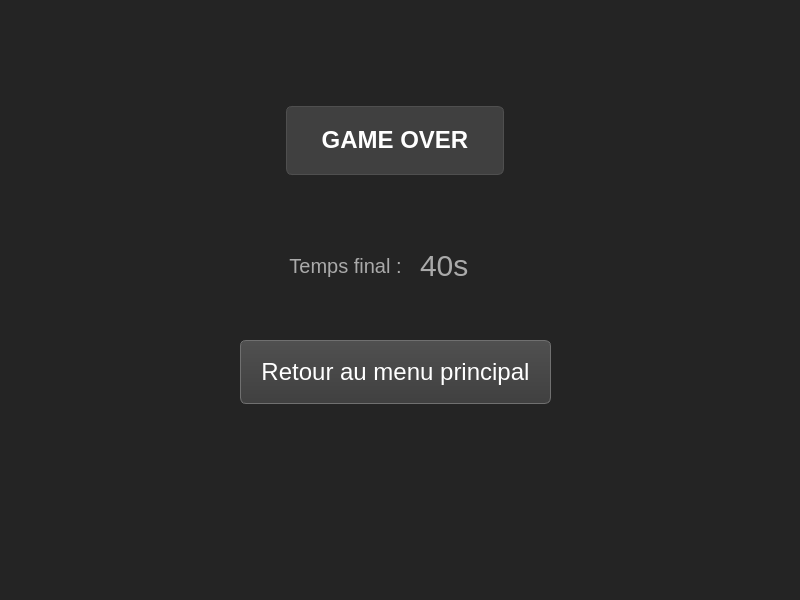
<?xml version="1.0" encoding="UTF-8"?>
<ui version="4.0">
 <class>WindowGameOver2</class>
 <widget class="QMainWindow" name="WindowGameOver2">
  <property name="geometry">
   <rect>
    <x>0</x>
    <y>0</y>
    <width>800</width>
    <height>600</height>
   </rect>
  </property>
  <property name="windowTitle">
   <string>MainWindow</string>
  </property>
  <property name="styleSheet">
   <string notr="true">background-color: rgb(36, 36, 36);</string>
  </property>
  <widget class="QWidget" name="centralwidget">
   <widget class="QPushButton" name="returnButton">
    <property name="geometry">
     <rect>
      <x>240</x>
      <y>340</y>
      <width>311</width>
      <height>64</height>
     </rect>
    </property>
    <property name="autoFillBackground">
     <bool>false</bool>
    </property>
    <property name="styleSheet">
     <string notr="true">color: white;
font-size: 24px;
background-color: #404040;
border-radius: 6px;
border: 1px solid #707070;
background-color: qlineargradient(spread:pad, x1:1, y1:1, x2:1, y2:0, stop:0  #404040, stop:1 #505050);</string>
    </property>
    <property name="text">
     <string>Retour au menu principal</string>
    </property>
    <property name="autoDefault">
     <bool>false</bool>
    </property>
    <property name="default">
     <bool>false</bool>
    </property>
   </widget>
   <widget class="QLabel" name="gameOverLabel">
    <property name="geometry">
     <rect>
      <x>270</x>
      <y>90</y>
      <width>250</width>
      <height>101</height>
     </rect>
    </property>
    <property name="sizePolicy">
     <sizepolicy hsizetype="Maximum" vsizetype="Maximum">
      <horstretch>0</horstretch>
      <verstretch>0</verstretch>
     </sizepolicy>
    </property>
    <property name="minimumSize">
     <size>
      <width>250</width>
      <height>80</height>
     </size>
    </property>
    <property name="sizeIncrement">
     <size>
      <width>400</width>
      <height>400</height>
     </size>
    </property>
    <property name="font">
     <font>
      <pointsize>-1</pointsize>
      <bold>true</bold>
      <kerning>false</kerning>
     </font>
    </property>
    <property name="layoutDirection">
     <enum>Qt::LeftToRight</enum>
    </property>
    <property name="autoFillBackground">
     <bool>false</bool>
    </property>
    <property name="styleSheet">
     <string notr="true">color: white;
font-size: 24px;
background-color: #404040;
border-radius: 6px;
border: 1px solid #4F4F4F;
margin:16px;</string>
    </property>
    <property name="text">
     <string>GAME OVER</string>
    </property>
    <property name="textFormat">
     <enum>Qt::RichText</enum>
    </property>
    <property name="scaledContents">
     <bool>true</bool>
    </property>
    <property name="alignment">
     <set>Qt::AlignCenter</set>
    </property>
    <property name="wordWrap">
     <bool>true</bool>
    </property>
    <property name="textInteractionFlags">
     <set>Qt::NoTextInteraction</set>
    </property>
   </widget>
   <widget class="QLabel" name="finalTimeLabel">
    <property name="geometry">
     <rect>
      <x>250</x>
      <y>240</y>
      <width>191</width>
      <height>51</height>
     </rect>
    </property>
    <property name="styleSheet">
     <string notr="true">font-size: 20px;
color: #AAA;
font: 600 14pt &quot;Segoe UI&quot;;
</string>
    </property>
    <property name="text">
     <string>Temps final :</string>
    </property>
    <property name="alignment">
     <set>Qt::AlignCenter</set>
    </property>
   </widget>
   <widget class="QLabel" name="finalTimeValue">
    <property name="geometry">
     <rect>
      <x>420</x>
      <y>240</y>
      <width>151</width>
      <height>51</height>
     </rect>
    </property>
    <property name="styleSheet">
     <string notr="true">font-size: 30px;
color: #AAA;
font: 600 26pt &quot;Segoe UI&quot;;
</string>
    </property>
    <property name="text">
     <string>40s</string>
    </property>
    <property name="alignment">
     <set>Qt::AlignLeading|Qt::AlignLeft|Qt::AlignVCenter</set>
    </property>
   </widget>
  </widget>
 </widget>
 <resources/>
 <connections/>
</ui>
